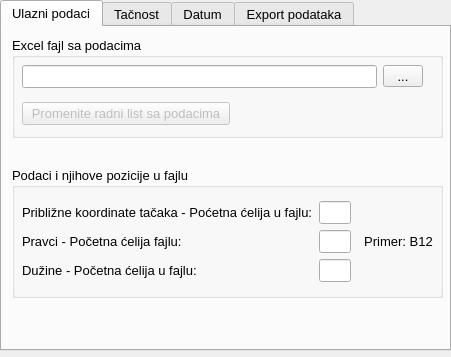
<?xml version="1.0" encoding="UTF-8"?>
<ui version="4.0">
 <class>Tabs2D</class>
 <widget class="QWidget" name="Tabs2D">
  <property name="geometry">
   <rect>
    <x>0</x>
    <y>0</y>
    <width>451</width>
    <height>357</height>
   </rect>
  </property>
  <property name="windowTitle">
   <string>Form</string>
  </property>
  <widget class="QTabWidget" name="tabWidget">
   <property name="geometry">
    <rect>
     <x>0</x>
     <y>0</y>
     <width>451</width>
     <height>351</height>
    </rect>
   </property>
   <property name="font">
    <font>
     <family>Segoe UI</family>
     <pointsize>10</pointsize>
    </font>
   </property>
   <property name="focusPolicy">
    <enum>Qt::TabFocus</enum>
   </property>
   <property name="styleSheet">
    <string notr="true"/>
   </property>
   <property name="currentIndex">
    <number>0</number>
   </property>
   <widget class="QWidget" name="ulazniPodaci_tab">
    <attribute name="title">
     <string>Ulazni podaci</string>
    </attribute>
    <widget class="QGroupBox" name="groupBox">
     <property name="geometry">
      <rect>
       <x>10</x>
       <y>10</y>
       <width>431</width>
       <height>101</height>
      </rect>
     </property>
     <property name="title">
      <string>Excel fajl sa podacima</string>
     </property>
     <widget class="QWidget" name="gridLayoutWidget">
      <property name="geometry">
       <rect>
        <x>10</x>
        <y>20</y>
        <width>401</width>
        <height>77</height>
       </rect>
      </property>
      <layout class="QGridLayout" name="gridLayout">
       <item row="0" column="1">
        <widget class="QToolButton" name="input_file_tbtn">
         <property name="minimumSize">
          <size>
           <width>40</width>
           <height>0</height>
          </size>
         </property>
         <property name="text">
          <string>...</string>
         </property>
        </widget>
       </item>
       <item row="0" column="0">
        <widget class="QLineEdit" name="input_file_txt">
         <property name="alignment">
          <set>Qt::AlignLeading|Qt::AlignLeft|Qt::AlignVCenter</set>
         </property>
        </widget>
       </item>
       <item row="1" column="0">
        <widget class="QPushButton" name="worksheet_btn">
         <property name="enabled">
          <bool>false</bool>
         </property>
         <property name="minimumSize">
          <size>
           <width>208</width>
           <height>0</height>
          </size>
         </property>
         <property name="maximumSize">
          <size>
           <width>40</width>
           <height>16777215</height>
          </size>
         </property>
         <property name="text">
          <string>Promenite radni list sa podacima</string>
         </property>
        </widget>
       </item>
      </layout>
     </widget>
    </widget>
    <widget class="QGroupBox" name="groupBox_2">
     <property name="geometry">
      <rect>
       <x>10</x>
       <y>140</y>
       <width>431</width>
       <height>131</height>
      </rect>
     </property>
     <property name="title">
      <string>Podaci i njihove pozicije u fajlu</string>
     </property>
     <widget class="QWidget" name="gridLayoutWidget_3">
      <property name="geometry">
       <rect>
        <x>10</x>
        <y>30</y>
        <width>421</width>
        <height>91</height>
       </rect>
      </property>
      <layout class="QGridLayout" name="gridLayout_3">
       <property name="verticalSpacing">
        <number>2</number>
       </property>
       <item row="0" column="1">
        <widget class="QLineEdit" name="points_start_cell_txt">
         <property name="maximumSize">
          <size>
           <width>32</width>
           <height>16777215</height>
          </size>
         </property>
        </widget>
       </item>
       <item row="2" column="1">
        <widget class="QLineEdit" name="distances_start_cell_txt">
         <property name="maximumSize">
          <size>
           <width>32</width>
           <height>16777215</height>
          </size>
         </property>
        </widget>
       </item>
       <item row="0" column="0">
        <widget class="QLabel" name="points_info_lbl">
         <property name="text">
          <string>Približne koordinate tačaka - Poćetna ćelija u fajlu:</string>
         </property>
        </widget>
       </item>
       <item row="1" column="2">
        <widget class="QLabel" name="cell_example_lbl">
         <property name="text">
          <string>  Primer: B12</string>
         </property>
        </widget>
       </item>
       <item row="1" column="1">
        <widget class="QLineEdit" name="directions_start_cell_txt">
         <property name="maximumSize">
          <size>
           <width>32</width>
           <height>16777215</height>
          </size>
         </property>
        </widget>
       </item>
       <item row="1" column="0">
        <widget class="QLabel" name="directions_start_lbl">
         <property name="text">
          <string>Pravci - Početna ćelija fajlu:</string>
         </property>
        </widget>
       </item>
       <item row="2" column="0">
        <widget class="QLabel" name="distances_start_lbl">
         <property name="text">
          <string>Dužine - Početna ćelija u fajlu:</string>
         </property>
        </widget>
       </item>
      </layout>
     </widget>
    </widget>
   </widget>
   <widget class="QWidget" name="tacnost_tab">
    <attribute name="title">
     <string>Tačnost</string>
    </attribute>
    <widget class="QGroupBox" name="groupBox_3">
     <property name="geometry">
      <rect>
       <x>10</x>
       <y>10</y>
       <width>211</width>
       <height>121</height>
      </rect>
     </property>
     <property name="title">
      <string>Tačnost merenih veličina</string>
     </property>
     <widget class="QWidget" name="gridLayoutWidget_2">
      <property name="geometry">
       <rect>
        <x>10</x>
        <y>20</y>
        <width>191</width>
        <height>91</height>
       </rect>
      </property>
      <layout class="QGridLayout" name="gridLayout_2">
       <item row="0" column="0">
        <widget class="QLabel" name="sigmap_lbl">
         <property name="text">
          <string>&lt;html&gt;&lt;head/&gt;&lt;body&gt;&lt;p&gt;&lt;span style=&quot; font-size:14pt; font-style:italic;&quot;&gt;σ&lt;/span&gt;&lt;span style=&quot; font-size:14pt; font-style:italic; vertical-align:sub;&quot;&gt;P&lt;/span&gt;&lt;span style=&quot; font-style:italic;&quot;&gt;: &lt;/span&gt;&lt;/p&gt;&lt;/body&gt;&lt;/html&gt;</string>
         </property>
        </widget>
       </item>
       <item row="1" column="1">
        <widget class="QLineEdit" name="sigmad_base_txt"/>
       </item>
       <item row="1" column="3">
        <widget class="QLineEdit" name="sigmad_per_km_txt"/>
       </item>
       <item row="0" column="1">
        <widget class="QLineEdit" name="sigmap_txt"/>
       </item>
       <item row="1" column="0">
        <widget class="QLabel" name="sigmad_lbl">
         <property name="text">
          <string>&lt;html&gt;&lt;head/&gt;&lt;body&gt;&lt;p&gt;&lt;span style=&quot; font-size:14pt; font-style:italic;&quot;&gt;σ&lt;/span&gt;&lt;span style=&quot; font-size:14pt; font-style:italic; vertical-align:sub;&quot;&gt;D&lt;/span&gt;&lt;span style=&quot; font-style:italic;&quot;&gt;: &lt;/span&gt;&lt;/p&gt;&lt;/body&gt;&lt;/html&gt;</string>
         </property>
        </widget>
       </item>
       <item row="1" column="2">
        <widget class="QLabel" name="sigmad_plus_lbl">
         <property name="text">
          <string>+</string>
         </property>
        </widget>
       </item>
       <item row="2" column="1">
        <widget class="QLineEdit" name="sigma0_txt"/>
       </item>
       <item row="2" column="0">
        <widget class="QLabel" name="sigma0_lbl">
         <property name="text">
          <string>&lt;html&gt;&lt;head/&gt;&lt;body&gt;&lt;p&gt;&lt;span style=&quot; font-size:14pt; font-style:italic;&quot;&gt;σ&lt;/span&gt;&lt;span style=&quot; font-size:14pt; font-style:italic; vertical-align:sub;&quot;&gt;0&lt;/span&gt;&lt;span style=&quot; font-style:italic;&quot;&gt;: &lt;/span&gt;&lt;/p&gt;&lt;/body&gt;&lt;/html&gt;</string>
         </property>
        </widget>
       </item>
      </layout>
     </widget>
    </widget>
    <widget class="QGroupBox" name="groupBox_4">
     <property name="geometry">
      <rect>
       <x>10</x>
       <y>160</y>
       <width>211</width>
       <height>91</height>
      </rect>
     </property>
     <property name="title">
      <string>Ponavljanja i girusi</string>
     </property>
     <widget class="QWidget" name="gridLayoutWidget_4">
      <property name="geometry">
       <rect>
        <x>10</x>
        <y>20</y>
        <width>191</width>
        <height>61</height>
       </rect>
      </property>
      <layout class="QGridLayout" name="gridLayout_4">
       <item row="0" column="1">
        <widget class="QLineEdit" name="dis_repeat_txt"/>
       </item>
       <item row="1" column="1">
        <widget class="QLineEdit" name="dir_gyrus_txt"/>
       </item>
       <item row="0" column="0">
        <widget class="QLabel" name="dis_repeat_lbl">
         <property name="text">
          <string>Broj ponavljanja:</string>
         </property>
        </widget>
       </item>
       <item row="1" column="0">
        <widget class="QLabel" name="dir_gyrus_lbl">
         <property name="text">
          <string>Broj girusa:</string>
         </property>
        </widget>
       </item>
      </layout>
     </widget>
    </widget>
    <widget class="QGroupBox" name="groupBox_5">
     <property name="geometry">
      <rect>
       <x>230</x>
       <y>10</y>
       <width>201</width>
       <height>101</height>
      </rect>
     </property>
     <property name="title">
      <string>Nivo značajnosti i moć testa</string>
     </property>
     <widget class="QWidget" name="gridLayoutWidget_5">
      <property name="geometry">
       <rect>
        <x>10</x>
        <y>20</y>
        <width>181</width>
        <height>77</height>
       </rect>
      </property>
      <layout class="QGridLayout" name="gridLayout_5">
       <item row="0" column="1">
        <widget class="QComboBox" name="alpha_coef_cmb">
         <property name="maximumSize">
          <size>
           <width>60</width>
           <height>16777215</height>
          </size>
         </property>
         <property name="editable">
          <bool>false</bool>
         </property>
         <item>
          <property name="text">
           <string>0.05</string>
          </property>
         </item>
         <item>
          <property name="text">
           <string>0.10</string>
          </property>
         </item>
         <item>
          <property name="text">
           <string>0.15</string>
          </property>
         </item>
         <item>
          <property name="text">
           <string>0.20</string>
          </property>
         </item>
         <item>
          <property name="text">
           <string>0.25</string>
          </property>
         </item>
         <item>
          <property name="text">
           <string>0.30</string>
          </property>
         </item>
        </widget>
       </item>
       <item row="0" column="0">
        <widget class="QLabel" name="alpha_coef_lbl">
         <property name="minimumSize">
          <size>
           <width>25</width>
           <height>0</height>
          </size>
         </property>
         <property name="text">
          <string>&lt;html&gt;&lt;head/&gt;&lt;body&gt;&lt;p&gt;&lt;span style=&quot; font-size:11pt; font-style:italic;&quot;&gt;α&lt;/span&gt;: nivo značajnosti&lt;/p&gt;&lt;/body&gt;&lt;/html&gt;</string>
         </property>
        </widget>
       </item>
       <item row="1" column="0">
        <widget class="QLabel" name="beta_coef_lbl">
         <property name="minimumSize">
          <size>
           <width>25</width>
           <height>0</height>
          </size>
         </property>
         <property name="text">
          <string>&lt;html&gt;&lt;head/&gt;&lt;body&gt;&lt;p&gt;&lt;span style=&quot; font-size:11pt; font-style:italic;&quot;&gt;β&lt;/span&gt;: moć testa&lt;/p&gt;&lt;/body&gt;&lt;/html&gt;</string>
         </property>
        </widget>
       </item>
       <item row="1" column="1">
        <widget class="QComboBox" name="beta_coef_cmb">
         <property name="maximumSize">
          <size>
           <width>60</width>
           <height>16777215</height>
          </size>
         </property>
         <property name="editable">
          <bool>false</bool>
         </property>
         <item>
          <property name="text">
           <string>0.80</string>
          </property>
         </item>
         <item>
          <property name="text">
           <string>0.90</string>
          </property>
         </item>
         <item>
          <property name="text">
           <string>0.95</string>
          </property>
         </item>
         <item>
          <property name="text">
           <string>0.975</string>
          </property>
         </item>
         <item>
          <property name="text">
           <string>0.99</string>
          </property>
         </item>
        </widget>
       </item>
      </layout>
     </widget>
    </widget>
   </widget>
   <widget class="QWidget" name="datum_tab">
    <attribute name="title">
     <string>Datum</string>
    </attribute>
    <widget class="QGroupBox" name="datum_method_selection_gb">
     <property name="enabled">
      <bool>true</bool>
     </property>
     <property name="geometry">
      <rect>
       <x>10</x>
       <y>10</y>
       <width>421</width>
       <height>101</height>
      </rect>
     </property>
     <property name="title">
      <string>Metoda određivanja datuma</string>
     </property>
     <widget class="QWidget" name="gridLayoutWidget_6">
      <property name="geometry">
       <rect>
        <x>10</x>
        <y>20</y>
        <width>401</width>
        <height>71</height>
       </rect>
      </property>
      <layout class="QGridLayout" name="gridLayout_6">
       <item row="1" column="0">
        <widget class="QRadioButton" name="min_trace_rbtn">
         <property name="text">
          <string>Minimalni trag kofaktorske matrice</string>
         </property>
         <property name="checked">
          <bool>true</bool>
         </property>
        </widget>
       </item>
       <item row="0" column="0">
        <widget class="QRadioButton" name="classic_method_rbtn">
         <property name="text">
          <string>Klasičan metod</string>
         </property>
         <property name="checked">
          <bool>false</bool>
         </property>
        </widget>
       </item>
      </layout>
     </widget>
    </widget>
    <widget class="QGroupBox" name="method_options_gb">
     <property name="enabled">
      <bool>true</bool>
     </property>
     <property name="geometry">
      <rect>
       <x>10</x>
       <y>140</y>
       <width>421</width>
       <height>121</height>
      </rect>
     </property>
     <property name="title">
      <string>Klasičan metod - opcije</string>
     </property>
     <widget class="QWidget" name="verticalLayoutWidget">
      <property name="geometry">
       <rect>
        <x>10</x>
        <y>30</y>
        <width>401</width>
        <height>91</height>
       </rect>
      </property>
      <layout class="QVBoxLayout" name="method_opt_vert">
       <item>
        <widget class="QLabel" name="datum_method_explain_lbl">
         <property name="text">
          <string>Izaberite tačku i koordinatu koja će biti fiksirana</string>
         </property>
        </widget>
       </item>
       <item>
        <layout class="QGridLayout" name="method_opt_grid">
         <item row="0" column="0">
          <widget class="QLabel" name="datum_point_lbl">
           <property name="text">
            <string>Tačka:</string>
           </property>
          </widget>
         </item>
         <item row="1" column="1">
          <widget class="QComboBox" name="datum_coord_cmb">
           <property name="maximumSize">
            <size>
             <width>55</width>
             <height>16777215</height>
            </size>
           </property>
          </widget>
         </item>
         <item row="0" column="1">
          <widget class="QComboBox" name="datum_point_cmb">
           <property name="minimumSize">
            <size>
             <width>0</width>
             <height>0</height>
            </size>
           </property>
           <property name="maximumSize">
            <size>
             <width>55</width>
             <height>16777215</height>
            </size>
           </property>
          </widget>
         </item>
         <item row="1" column="0">
          <widget class="QLabel" name="datum_coord_lbl">
           <property name="text">
            <string>Koordinata:</string>
           </property>
          </widget>
         </item>
         <item row="0" column="2">
          <spacer name="datum_opt_spacer">
           <property name="orientation">
            <enum>Qt::Horizontal</enum>
           </property>
           <property name="sizeHint" stdset="0">
            <size>
             <width>40</width>
             <height>20</height>
            </size>
           </property>
          </spacer>
         </item>
        </layout>
       </item>
       <item>
        <spacer name="verticalSpacer">
         <property name="orientation">
          <enum>Qt::Vertical</enum>
         </property>
         <property name="sizeHint" stdset="0">
          <size>
           <width>20</width>
           <height>40</height>
          </size>
         </property>
        </spacer>
       </item>
      </layout>
     </widget>
    </widget>
   </widget>
   <widget class="QWidget" name="export_tab">
    <attribute name="title">
     <string>Export podataka</string>
    </attribute>
    <widget class="QGroupBox" name="word_export_gb">
     <property name="geometry">
      <rect>
       <x>10</x>
       <y>10</y>
       <width>421</width>
       <height>71</height>
      </rect>
     </property>
     <property name="title">
      <string>Word izveštaj</string>
     </property>
     <widget class="QWidget" name="gridLayoutWidget_7">
      <property name="geometry">
       <rect>
        <x>10</x>
        <y>20</y>
        <width>401</width>
        <height>41</height>
       </rect>
      </property>
      <layout class="QGridLayout" name="gridLayout_8">
       <item row="0" column="2">
        <widget class="QToolButton" name="word_output_btn">
         <property name="minimumSize">
          <size>
           <width>40</width>
           <height>0</height>
          </size>
         </property>
         <property name="text">
          <string>...</string>
         </property>
        </widget>
       </item>
       <item row="0" column="1">
        <widget class="QLineEdit" name="word_output_txt">
         <property name="alignment">
          <set>Qt::AlignLeading|Qt::AlignLeft|Qt::AlignVCenter</set>
         </property>
        </widget>
       </item>
      </layout>
     </widget>
    </widget>
    <widget class="QGroupBox" name="optional_export_gb">
     <property name="geometry">
      <rect>
       <x>10</x>
       <y>150</y>
       <width>421</width>
       <height>161</height>
      </rect>
     </property>
     <property name="title">
      <string>Opcioni izlazni fajlovi</string>
     </property>
     <widget class="QWidget" name="gridLayoutWidget_8">
      <property name="geometry">
       <rect>
        <x>10</x>
        <y>20</y>
        <width>401</width>
        <height>131</height>
       </rect>
      </property>
      <layout class="QGridLayout" name="gridLayout_9">
       <item row="0" column="0">
        <widget class="QCheckBox" name="excel_output_ckb">
         <property name="text">
          <string>Prateći Excel fajl sa matricama i ostalim podacima</string>
         </property>
         <property name="checked">
          <bool>true</bool>
         </property>
        </widget>
       </item>
       <item row="2" column="1">
        <widget class="QToolButton" name="excel_output_btn">
         <property name="minimumSize">
          <size>
           <width>40</width>
           <height>0</height>
          </size>
         </property>
         <property name="text">
          <string>...</string>
         </property>
        </widget>
       </item>
       <item row="3" column="0">
        <widget class="QCheckBox" name="scr_output_ckb">
         <property name="text">
          <string>CAD script fajl (*.scr) sa izravnatim koordinata tačaka
 i elipsama grešaka</string>
         </property>
         <property name="checked">
          <bool>true</bool>
         </property>
        </widget>
       </item>
       <item row="5" column="0">
        <widget class="QLineEdit" name="scr_output_txt">
         <property name="alignment">
          <set>Qt::AlignLeading|Qt::AlignLeft|Qt::AlignVCenter</set>
         </property>
        </widget>
       </item>
       <item row="5" column="1">
        <widget class="QToolButton" name="scr_output_btn">
         <property name="minimumSize">
          <size>
           <width>40</width>
           <height>0</height>
          </size>
         </property>
         <property name="text">
          <string>...</string>
         </property>
        </widget>
       </item>
       <item row="2" column="0">
        <widget class="QLineEdit" name="excel_output_txt">
         <property name="alignment">
          <set>Qt::AlignLeading|Qt::AlignLeft|Qt::AlignVCenter</set>
         </property>
        </widget>
       </item>
      </layout>
     </widget>
    </widget>
    <widget class="QGroupBox" name="csv_export_gb">
     <property name="geometry">
      <rect>
       <x>10</x>
       <y>90</y>
       <width>421</width>
       <height>51</height>
      </rect>
     </property>
     <property name="title">
      <string>CSV fajl sa izravnatim koordinatama tačaka</string>
     </property>
     <widget class="QWidget" name="horizontalLayoutWidget">
      <property name="geometry">
       <rect>
        <x>10</x>
        <y>20</y>
        <width>401</width>
        <height>25</height>
       </rect>
      </property>
      <layout class="QHBoxLayout" name="horizontalLayout">
       <item>
        <widget class="QLineEdit" name="csv_output_txt"/>
       </item>
       <item>
        <widget class="QToolButton" name="csv_output_btn">
         <property name="minimumSize">
          <size>
           <width>40</width>
           <height>0</height>
          </size>
         </property>
         <property name="text">
          <string>...</string>
         </property>
        </widget>
       </item>
      </layout>
     </widget>
    </widget>
   </widget>
  </widget>
 </widget>
 <resources/>
 <connections/>
</ui>
